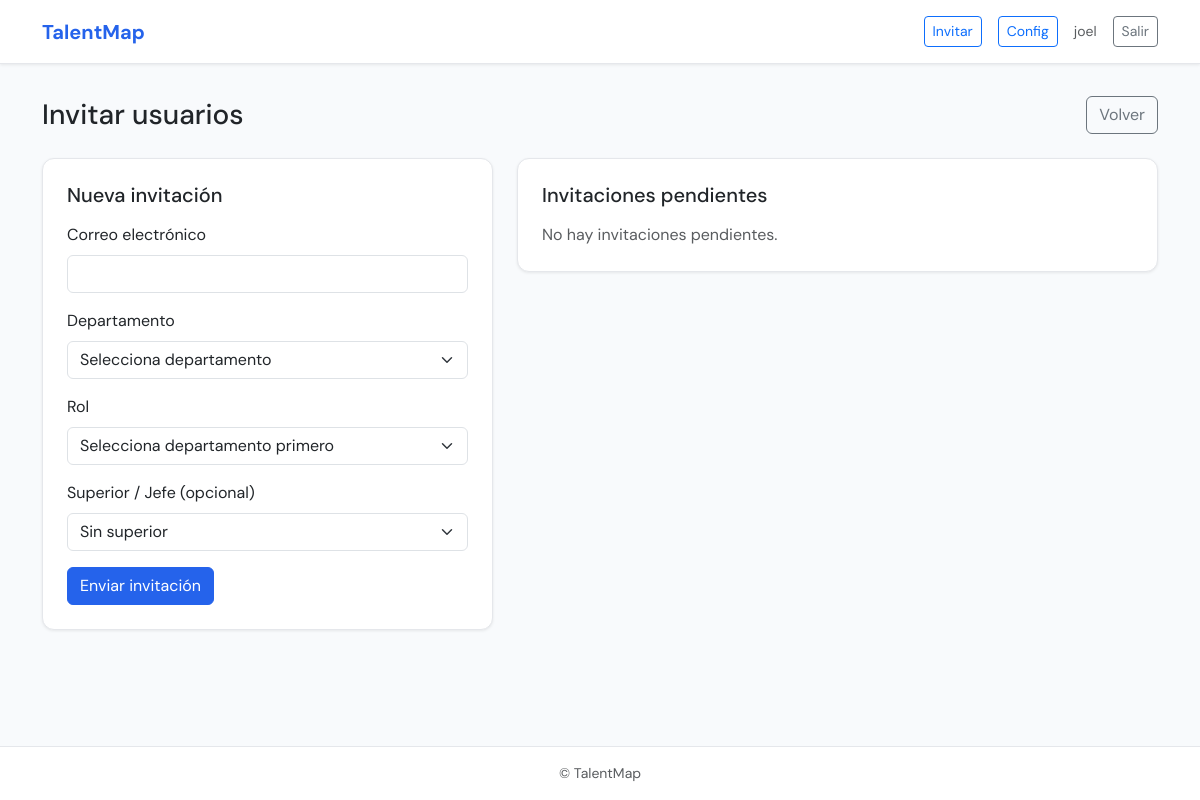
Page /accounts/invite/ (signed in) on the earlier database version.
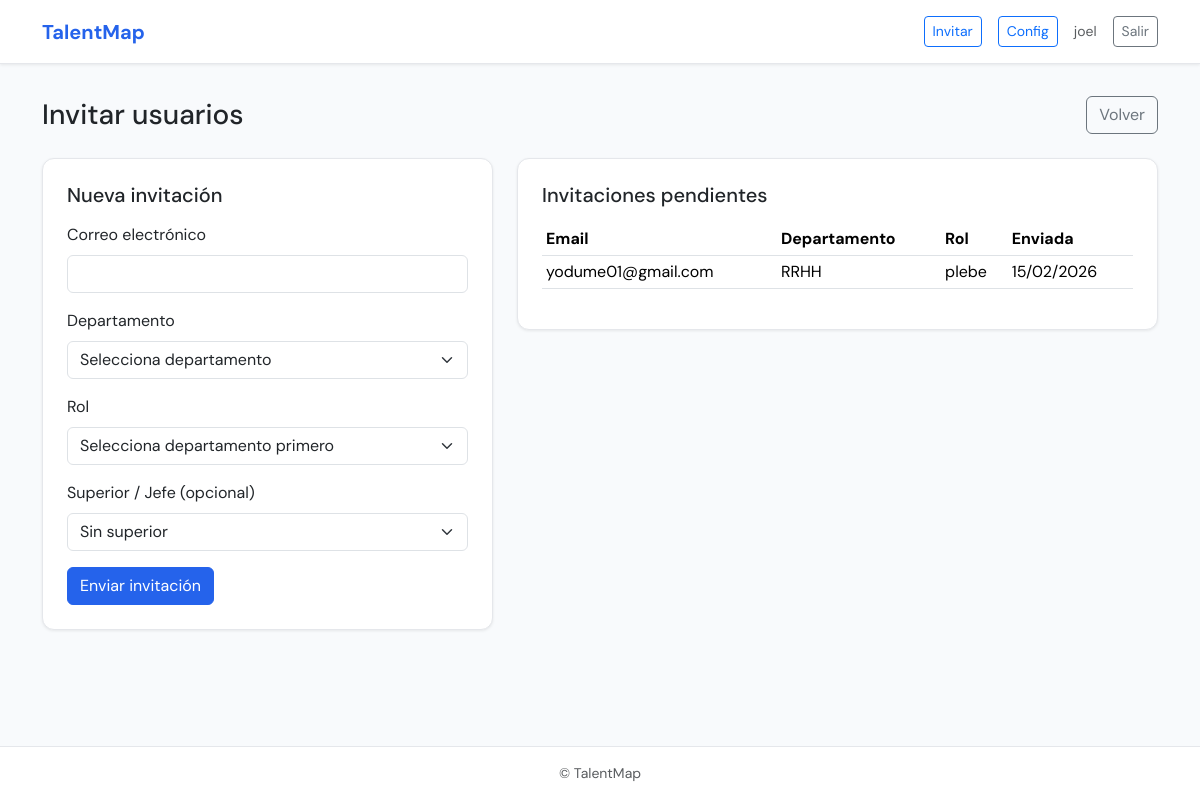
Same page on the later database version.
### people/models.py (models this page shows, shortened)
class Invitation(models.Model):
    email = models.EmailField()
    token = models.UUIDField(default=uuid.uuid4, unique=True, db_index=True, editable=False)
    department = models.ForeignKey(Department, on_delete=models.PROTECT, related_name="invitations")
    role = models.ForeignKey(Role, on_delete=models.PROTECT, related_name="invitations")
    manager = models.ForeignKey(
        "Employee",
        on_delete=models.SET_NULL,
        null=True,
        blank=True,
        related_name="invited_reports",
    )
    created_by = models.ForeignKey(
        settings.AUTH_USER_MODEL, on_delete=models.PROTECT, related_name="sent_invitations"
    )
    created_at = models.DateTimeField(default=timezone.now)
    expires_at = models.DateTimeField()
    used_at = models.DateTimeField(null=True, blank=True)
    accepted_user = models.ForeignKey(
        settings.AUTH_USER_MODEL,
        on_delete=models.SET_NULL,
        null=True,
        blank=True,
        related_name="accepted_invitations",
    )

class Department(models.Model):
    name = models.CharField(max_length=120, unique=True)
    def __str__(self):
        return self.name

class Role(models.Model):
    name = models.CharField(max_length=160, unique=True)
    department = models.ForeignKey(Department, on_delete=models.PROTECT, related_name="roles")

### people/views.py (the view)
# urls.py: path("accounts/invite/", invite_user, name="invite_user"),
@login_required
def invite_user(request):
    if not is_hr(request.user):
        return render(request, "evaluations/forbidden.html", status=403)
    if request.method == "POST":
        form = InviteForm(request.POST)
        if form.is_valid():
            email = form.cleaned_data["email"]
            department = form.cleaned_data["department"]
            role = form.cleaned_data["role"]
            pending = Invitation.objects.filter(email=email, used_at__isnull=True, expires_at__gt=timezone.now())
            if pending.exists():
                messages.error(request, f"Ya existe una invitación pendiente para {email}.")
            else:
                manager = form.cleaned_data.get("manager")
                inv = Invitation.objects.create(
                    email=email,
                    department=department,
                    role=role,
                    manager=manager,
                    created_by=request.user,
                    expires_at=timezone.now() + timedelta(days=7),
                )
                site_url = getattr(settings, "SITE_URL", f"http://127.0.0.1:8000")
                register_url = f"{site_url}/accounts/register/?token={inv.token}"
                send_mail(
                    subject="Invitación a TalentMap",
                    message=f"Hola,\n\nHas sido invitado a unirte a TalentMap.\n\nCrea tu cuenta aquí: {register_url}\n\nEste enlace expira en 7 días.",
                    from_email=settings.DEFAULT_FROM_EMAIL,
                    recipient_list=[email],
                    fail_silently=False,
                )
                messages.success(request, f"Invitación enviada a {email}.")
                return redirect("invite_user")
    else:
        dept_id = request.GET.get("department")
        initial = {}
        if dept_id:
            try:
                dept = Department.objects.get(pk=int(dept_id))
                initial["department"] = dept
            except (ValueError, TypeError, Department.DoesNotExist):
                pass
        form = InviteForm(initial=initial)
    pending_invites = Invitation.objects.filter(used_at__isnull=True, expires_at__gt=timezone.now()).select_related(
        "department", "role", "created_by"
    )[:20]
    return render(request, "people/invite.html", {"form": form, "pending_invites": pending_invites})

### people/context_processors.py (called while the page is built)
def hr_access(request):
    return {"is_hr": is_hr(request.user) if request.user.is_authenticated else False}

### people/models.py (called while the page is built)
    def __str__(self):
        return self.user.get_full_name() or self.user.get_username()

### people/services/access.py (called while the page is built)
def is_hr(user) -> bool:
    return user.is_superuser or user.groups.filter(name="HR_ADMIN").exists()

### templates/people/invite.html (shortened to what this page needs)
{% extends "base.html" %}
{% block content %}
<div class="container">
  <div class="d-flex justify-content-between align-items-center mb-4">
    <h3 class="mb-0">Invitar usuarios</h3>
    <a class="btn btn-outline-secondary" href="{% url 'home' %}">Volver</a>
  </div>
  <div class="row">
    <div class="col-lg-5">
      <div class="card p-4">
        <h5 class="mb-3">Nueva invitación</h5>
        <form method="post" id="invite-form">
          <div class="mb-3">
            <label class="form-label" for="id_email">Correo electrónico</label>
            {{ form.email }}
          </div>
          <div class="mb-3">
            <label class="form-label" for="id_department">Departamento</label>
            {{ form.department }}
          </div>
          <div class="mb-3">
            <label class="form-label" for="id_role">Rol</label>
            {{ form.role }}
          </div>
          <div class="mb-3">
            <label class="form-label" for="id_manager">Superior / Jefe (opcional)</label>
            {{ form.manager }}
          </div>
          <button type="submit" class="btn btn-primary">Enviar invitación</button>
        </form>
      </div>
    </div>
    <div class="col-lg-7">
      <div class="card p-4">
        <h5 class="mb-3">Invitaciones pendientes</h5>
        {% if pending_invites %}
          <div class="table-responsive">
            <table class="table table-sm">
              <thead>
                <tr>
                  <th>Email</th>
                  <th>Departamento</th>
                  <th>Rol</th>
                  <th>Enviada</th>
                </tr>
              </thead>
              <tbody>
                {% for inv in pending_invites %}
                  <tr>
                    <td>{{ inv.email }}</td>
                    <td>{{ inv.department.name }}</td>
                    <td>{{ inv.role.name }}</td>
                    <td>{{ inv.created_at|date:"d/m/Y" }}</td>
                  </tr>
                {% endfor %}
              </tbody>
            </table>
          </div>
        {% else %}
          <p class="text-muted mb-0">No hay invitaciones pendientes.</p>
        {% endif %}
      </div>
    </div>
  </div>
</div>
{% endblock %}

Differences in the rows shown:
added Invitation: email "yodume01@gmail.com", department.name "RRHH", role.name "plebe", created_at "15/02/2026"
Other differences:
text no longer shown: "No hay invitaciones pendientes."
text now shown: "Email Departamento Rol Enviada"
